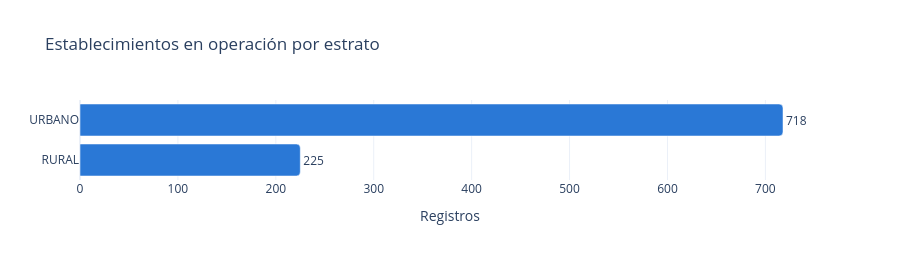

Notebook source saved alongside this figure:
### Markdown cell above
Frecuencia por estrato (urbano o rural).

### Code cell
barras(conteo(op["ESTRATO UNIDAD"]), "Establecimientos en operación por estrato")

### Figure 1 — Plotly figure (JSON) as saved in the notebook; plotly's stock layout.template omitted (floating-point values rounded to 4 significant figures)
{"data": [{"alignmentgroup": "True", "cliponaxis": false, "hovertemplate": "x=%{x}<br>y=%{y}<br>text=%{text}<extra></extra>", "legendgroup": "", "marker": {"color": "#2a78d6", "pattern": {"shape": ""}}, "name": "", "offsetgroup": "", "orientation": "h", "showlegend": false, "text": [225, 718], "textposition": "outside", "type": "bar", "x": [225, 718], "xaxis": "x", "y": ["RURAL", "URBANO"], "yaxis": "y"}], "layout": {"barcornerradius": 4, "barmode": "relative", "height": 260, "legend": {"tracegroupgap": 0}, "title": {"text": "Establecimientos en operación por estrato"}, "xaxis": {"anchor": "y", "domain": [0, 1], "title": {"text": "Registros"}}, "yaxis": {"anchor": "x", "domain": [0, 1], "title": {}}}}
